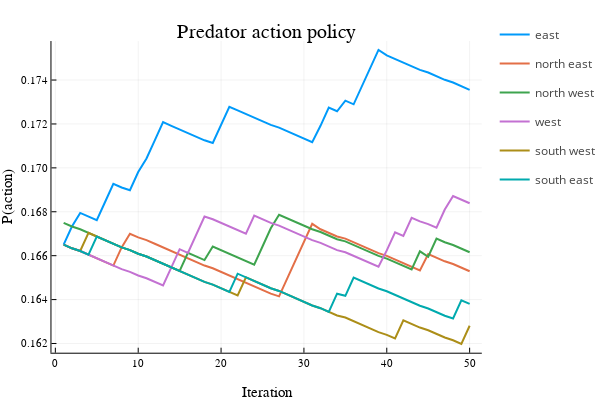

This figure's notebook cell:
### Code cell
plot(x, pred, title = "Predator action policy", 
label = ["east" "north east" "north west" "west" "south west" "south east"], lw = 2)
xlabel!("Iteration")
ylabel!("P(action)")

### Figure 1 — Plotly figure (JSON) as saved in the notebook; plotly's stock layout.template omitted (floating-point values rounded to 4 significant figures)
{"data": [{"colorbar": {"title": ""}, "legendgroup": "east", "line": {"color": "rgba(0, 154, 250, 1.000)", "dash": "solid", "shape": "linear", "width": 2}, "mode": "lines", "name": "east", "showlegend": true, "type": "scatter", "x": [1, 2, 3, 4, 5, 6, 7, 8, 9, 10, 11, 12, 13, 14, 15, 16, 17, 18, 19, 20, 21, 22, 23, 24, 25, 26, 27, 28, 29, 30, 31, 32, 33, 34, 35, 36, 37, 38, 39, 40, 41, 42, 43, 44, 45, 46, 47, 48, 49, 50], "xaxis": "x", "y": [0.1665, 0.1673, 0.1679, 0.1678, 0.1676, 0.1684, 0.1693, 0.1691, 0.169, 0.1698, 0.1704, 0.1713, 0.1721, 0.1719, 0.1718, 0.1716, 0.1714, 0.1713, 0.1711, 0.172, 0.1728, 0.1726, 0.1725, 0.1723, 0.1721, 0.172, 0.1718, 0.1717, 0.1715, 0.1713, 0.1712, 0.1719, 0.1727, 0.1726, 0.1731, 0.1729, 0.1737, 0.1745, 0.1754, 0.1751, 0.175, 0.1748, 0.1746, 0.1745, 0.1743, 0.1742, 0.174, 0.1739, 0.1737, 0.1736], "yaxis": "y", "zmax": null, "zmin": null}, {"colorbar": {"title": ""}, "legendgroup": "north east", "line": {"color": "rgba(227, 111, 71, 1.000)", "dash": "solid", "shape": "linear", "width": 2}, "mode": "lines", "name": "north east", "showlegend": true, "type": "scatter", "x": [1, 2, 3, 4, 5, 6, 7, 8, 9, 10, 11, 12, 13, 14, 15, 16, 17, 18, 19, 20, 21, 22, 23, 24, 25, 26, 27, 28, 29, 30, 31, 32, 33, 34, 35, 36, 37, 38, 39, 40, 41, 42, 43, 44, 45, 46, 47, 48, 49, 50], "xaxis": "x", "y": [0.1665, 0.1663, 0.1662, 0.166, 0.1659, 0.1657, 0.1656, 0.1664, 0.167, 0.1668, 0.1667, 0.1665, 0.1664, 0.1662, 0.166, 0.1659, 0.1657, 0.1656, 0.1654, 0.1653, 0.1651, 0.1649, 0.1648, 0.1646, 0.1644, 0.1643, 0.1641, 0.165, 0.1658, 0.1666, 0.1675, 0.1672, 0.167, 0.1669, 0.1668, 0.1666, 0.1664, 0.1663, 0.1661, 0.166, 0.1658, 0.1657, 0.1655, 0.1653, 0.1661, 0.1659, 0.1657, 0.1656, 0.1655, 0.1653], "yaxis": "y", "zmax": null, "zmin": null}, {"colorbar": {"title": ""}, "legendgroup": "north west", "line": {"color": "rgba(62, 164, 78, 1.000)", "dash": "solid", "shape": "linear", "width": 2}, "mode": "lines", "name": "north west", "showlegend": true, "type": "scatter", "x": [1, 2, 3, 4, 5, 6, 7, 8, 9, 10, 11, 12, 13, 14, 15, 16, 17, 18, 19, 20, 21, 22, 23, 24, 25, 26, 27, 28, 29, 30, 31, 32, 33, 34, 35, 36, 37, 38, 39, 40, 41, 42, 43, 44, 45, 46, 47, 48, 49, 50], "xaxis": "x", "y": [0.1675, 0.1673, 0.1672, 0.167, 0.1669, 0.1667, 0.1665, 0.1664, 0.1663, 0.1661, 0.166, 0.1658, 0.1656, 0.1655, 0.1653, 0.1661, 0.166, 0.1658, 0.1664, 0.1663, 0.1661, 0.1659, 0.1658, 0.1656, 0.1664, 0.1672, 0.1679, 0.1677, 0.1675, 0.1674, 0.1672, 0.1671, 0.1669, 0.1667, 0.1667, 0.1665, 0.1663, 0.1662, 0.166, 0.1659, 0.1657, 0.1655, 0.1654, 0.1662, 0.166, 0.1668, 0.1666, 0.1665, 0.1663, 0.1662], "yaxis": "y", "zmax": null, "zmin": null}, {"colorbar": {"title": ""}, "legendgroup": "west", "line": {"color": "rgba(195, 113, 210, 1.000)", "dash": "solid", "shape": "linear", "width": 2}, "mode": "lines", "name": "west", "showlegend": true, "type": "scatter", "x": [1, 2, 3, 4, 5, 6, 7, 8, 9, 10, 11, 12, 13, 14, 15, 16, 17, 18, 19, 20, 21, 22, 23, 24, 25, 26, 27, 28, 29, 30, 31, 32, 33, 34, 35, 36, 37, 38, 39, 40, 41, 42, 43, 44, 45, 46, 47, 48, 49, 50], "xaxis": "x", "y": [0.1665, 0.1663, 0.1662, 0.166, 0.1659, 0.1657, 0.1656, 0.1654, 0.1653, 0.1651, 0.165, 0.1648, 0.1646, 0.1655, 0.1663, 0.1661, 0.167, 0.1678, 0.1677, 0.1675, 0.1673, 0.1672, 0.167, 0.1678, 0.1677, 0.1675, 0.1674, 0.1672, 0.167, 0.1669, 0.1667, 0.1666, 0.1664, 0.1663, 0.1662, 0.166, 0.1658, 0.1657, 0.1655, 0.1662, 0.1671, 0.1669, 0.1677, 0.1676, 0.1674, 0.1673, 0.1681, 0.1687, 0.1686, 0.1684], "yaxis": "y", "zmax": null, "zmin": null}, {"colorbar": {"title": ""}, "legendgroup": "south west", "line": {"color": "rgba(172, 142, 24, 1.000)", "dash": "solid", "shape": "linear", "width": 2}, "mode": "lines", "name": "south west", "showlegend": true, "type": "scatter", "x": [1, 2, 3, 4, 5, 6, 7, 8, 9, 10, 11, 12, 13, 14, 15, 16, 17, 18, 19, 20, 21, 22, 23, 24, 25, 26, 27, 28, 29, 30, 31, 32, 33, 34, 35, 36, 37, 38, 39, 40, 41, 42, 43, 44, 45, 46, 47, 48, 49, 50], "xaxis": "x", "y": [0.1665, 0.1663, 0.1662, 0.167, 0.1669, 0.1667, 0.1665, 0.1664, 0.1663, 0.1661, 0.166, 0.1658, 0.1656, 0.1655, 0.1653, 0.1651, 0.165, 0.1648, 0.1647, 0.1645, 0.1644, 0.1642, 0.165, 0.1648, 0.1647, 0.1645, 0.1644, 0.1642, 0.1641, 0.1639, 0.1637, 0.1636, 0.1634, 0.1633, 0.1632, 0.163, 0.1628, 0.1627, 0.1625, 0.1624, 0.1622, 0.1631, 0.1629, 0.1627, 0.1626, 0.1624, 0.1623, 0.1621, 0.162, 0.1628], "yaxis": "y", "zmax": null, "zmin": null}, {"colorbar": {"title": ""}, "legendgroup": "south east", "line": {"color": "rgba(0, 170, 174, 1.000)", "dash": "solid", "shape": "linear", "width": 2}, "mode": "lines", "name": "south east", "showlegend": true, "type": "scatter", "x": [1, 2, 3, 4, 5, 6, 7, 8, 9, 10, 11, 12, 13, 14, 15, 16, 17, 18, 19, 20, 21, 22, 23, 24, 25, 26, 27, 28, 29, 30, 31, 32, 33, 34, 35, 36, 37, 38, 39, 40, 41, 42, 43, 44, 45, 46, 47, 48, 49, 50], "xaxis": "x", "y": [0.1665, 0.1663, 0.1662, 0.166, 0.1669, 0.1667, 0.1665, 0.1664, 0.1663, 0.1661, 0.166, 0.1658, 0.1656, 0.1655, 0.1653, 0.1651, 0.165, 0.1648, 0.1647, 0.1645, 0.1644, 0.1652, 0.165, 0.1648, 0.1647, 0.1645, 0.1644, 0.1642, 0.1641, 0.1639, 0.1637, 0.1636, 0.1634, 0.1643, 0.1642, 0.165, 0.1648, 0.1647, 0.1645, 0.1644, 0.1642, 0.164, 0.1639, 0.1637, 0.1636, 0.1634, 0.1633, 0.1631, 0.164, 0.1638], "yaxis": "y", "zmax": null, "zmin": null}], "layout": {"annotations": [{"font": {"color": "rgba(0, 0, 0, 1.000)", "family": "sans-serif", "size": 20}, "rotation": 0, "showarrow": false, "text": "Predator action policy", "x": 0.5498, "xanchor": "center", "xref": "paper", "y": 1, "yanchor": "top", "yref": "paper"}], "height": 400, "legend_position": {"bgcolor": "rgba(255, 255, 255, 1.000)", "bordercolor": "rgba(0, 0, 0, 1.000)", "borderwidth": 1, "font": {"color": "rgba(0, 0, 0, 1.000)", "family": "sans-serif", "size": 11}, "title": {"font": {"color": "rgba(0, 0, 0, 1.000)", "family": "sans-serif", "size": 15}, "text": ""}, "tracegroupgap": 0, "traceorder": "normal", "x": 1, "xanchor": "auto", "y": 1, "yanchor": "auto"}, "margin": {"b": 20, "l": 0, "r": 0, "t": 20}, "paper_bgcolor": "rgba(255, 255, 255, 1.000)", "plot_bgcolor": "rgba(255, 255, 255, 1.000)", "showlegend": true, "width": 600, "xaxis": {"anchor": "y", "domain": [0.1061, 0.9934], "gridcolor": "rgba(0, 0, 0, 0.100)", "gridwidth": 0.5, "linecolor": "rgba(0, 0, 0, 1.000)", "mirror": false, "range": [-0.47, 51.47], "showgrid": true, "showline": true, "showticklabels": true, "tickangle": 0, "tickcolor": "rgb(0, 0, 0)", "tickfont": {"color": "rgba(0, 0, 0, 1.000)", "family": "sans-serif", "size": 11}, "tickmode": "array", "ticks": "inside", "ticktext": ["0", "10", "20", "30", "40", "50"], "tickvals": [0, 10, 20, 30, 40, 50], "title": "Iteration", "titlefont": {"color": "rgba(0, 0, 0, 1.000)", "family": "sans-serif", "size": 15}, "type": "-", "visible": true, "zeroline": false, "zerolinecolor": "rgba(0, 0, 0, 1.000)"}, "yaxis": {"anchor": "x", "domain": [0.07581, 0.9415], "gridcolor": "rgba(0, 0, 0, 0.100)", "gridwidth": 0.5, "linecolor": "rgba(0, 0, 0, 1.000)", "mirror": false, "range": [0.1616, 0.1758], "showgrid": true, "showline": true, "showticklabels": true, "tickangle": 0, "tickcolor": "rgb(0, 0, 0)", "tickfont": {"color": "rgba(0, 0, 0, 1.000)", "family": "sans-serif", "size": 11}, "tickmode": "array", "ticks": "inside", "ticktext": ["0.162", "0.164", "0.166", "0.168", "0.170", "0.172", "0.174"], "tickvals": [0.162, 0.164, 0.166, 0.168, 0.17, 0.172, 0.174], "title": "P(action)", "titlefont": {"color": "rgba(0, 0, 0, 1.000)", "family": "sans-serif", "size": 15}, "type": "-", "visible": true, "zeroline": false, "zerolinecolor": "rgba(0, 0, 0, 1.000)"}}}
